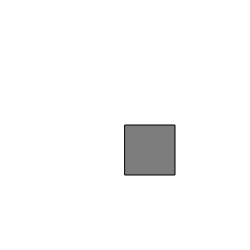
Frame 1 (no input)
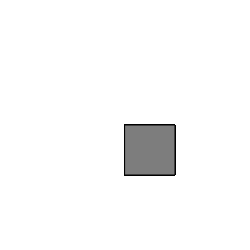
Frame 60 (no input)
Frame 120 (the mouse pressed at the canvas centre since frame 60): identical to frame 60, image omitted

The p5.js sketch that drew these frames (run headless with seeded random() and noise() and a simulated clock; from frame 60 on, the mouse is pressed at the canvas centre):

// p5.js sketch
// ── sketch.js
let width = 250, height = 250;

function setup(){
createCanvas(width, height);
}

function draw(){
fill(125);
rect(width/2, height/2, 50, 50);
}
// ── content.js
alert("Chrome Extension!");
